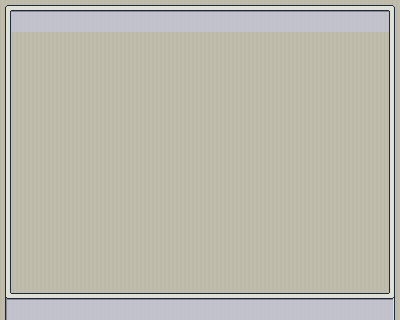

Below is a game level as drawn by its tile map, then a one-line description and the .tmx that defines it (tile-layer data replaced by summaries):
An orthogonal 25x20 tile map with 16x16 px tiles, 2 tile layers (floor, walls), 14 hidden layers not drawn, 4 tilesets.

<map version="1.10" tiledversion="1.10.2" orientation="orthogonal" renderorder="right-down" width="25" height="20" tilewidth="16" tileheight="16" infinite="0" nextlayerid="22" nextobjectid="1">
 <tileset firstgid="1" source="house_interiors_assets.tsx" />
 <tileset firstgid="2049" source="free_overview.tsx" />
 <tileset firstgid="12345" source="house_building_assets.tsx" />
 <tileset firstgid="15645" source="house_doors.tsx" />
 <layer id="1" name="floor" width="25" height="20" locked="1">
  <data>[500 cells, 500 non-empty, 1 distinct tile ids]</data>
 </layer>
 <layer id="18" name="walls" width="25" height="20" opacity="0.87">
  <data>[500 cells, 132 non-empty, 18 distinct tile ids]</data>
 </layer>
 <layer id="20" name="decor" width="25" height="20" visible="0">
  <data>[500 cells, 81 non-empty, 39 distinct tile ids]</data>
 </layer>
 <layer id="21" name="lights" width="25" height="20" visible="0">
  <data>[500 cells, 16 non-empty, 6 distinct tile ids]</data>
 </layer>
 <layer id="19" name="door" width="25" height="20" visible="0" locked="1">
  <data>[500 cells, 4 non-empty, 2 distinct tile ids]</data>
 </layer>
 <layer id="17" name="study area" width="25" height="20" visible="0" locked="1">
  <data>[500 cells, 33 non-empty, 24 distinct tile ids]</data>
 </layer>
 <group id="2" name="reception" visible="0" locked="1">
  <layer id="4" name="reception" width="25" height="20">
   <data>[500 cells, 59 non-empty, 31 distinct tile ids]</data>
  </layer>
  <layer id="10" name="door" width="25" height="20">
   <data>[500 cells, 6 non-empty, 6 distinct tile ids]</data>
  </layer>
  <layer id="9" name="decor" width="25" height="20">
   <data>[500 cells, 20 non-empty, 20 distinct tile ids]</data>
  </layer>
  <layer id="8" name="chair" width="25" height="20">
   <data>[500 cells, 8 non-empty, 8 distinct tile ids]</data>
  </layer>
  <layer id="6" name="reception desk" width="25" height="20">
   <data>[500 cells, 15 non-empty, 15 distinct tile ids]</data>
  </layer>
  <layer id="7" name="monitor" width="25" height="20">
   <data>[500 cells, 6 non-empty, 6 distinct tile ids]</data>
  </layer>
 </group>
 <group id="12" name="seating" visible="0" locked="1">
  <layer id="11" name="sofa1" width="25" height="20">
   <data>[500 cells, 30 non-empty, 15 distinct tile ids]</data>
  </layer>
  <layer id="13" name="sofa2" width="25" height="20">
   <data>[500 cells, 19 non-empty, 14 distinct tile ids]</data>
  </layer>
  <layer id="15" name="cushions" width="25" height="20">
   <data>[500 cells, 20 non-empty, 10 distinct tile ids]</data>
  </layer>
  <layer id="14" name="table" width="25" height="20">
   <data>[500 cells, 16 non-empty, 8 distinct tile ids]</data>
  </layer>
 </group>
</map>
